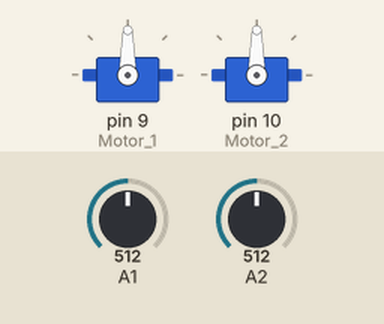
Recording of a sketch running on a simulated Arduino Uno, built with avr-gcc and run on an emulated ATmega328P. Shown: 2 × servo. Inputs (shaded band) come from the test bench; at power-on: A1 = 512, A2 = 512.

Above: at 1.2 s.
1.3 s: A1 set to 716
At 1.8 s:
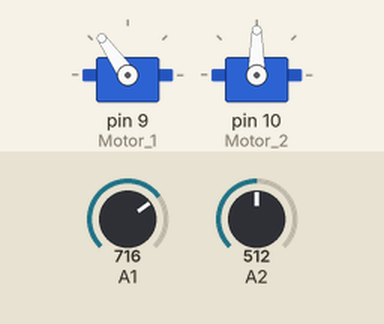
2.8 s: A2 set to 716
At 4.0 s:
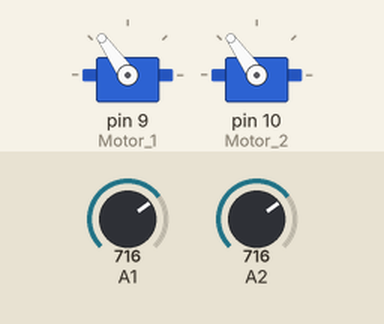
4.3 s: A1 set to 900
At 5.3 s:
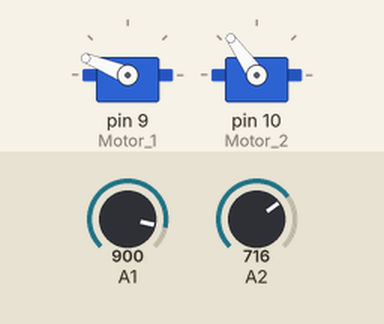
5.8 s: A2 set to 900
At 6.4 s:
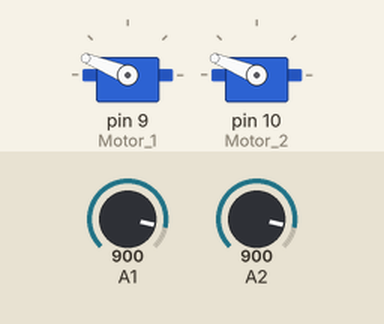
7.3 s: A1 set to 1023
At 7.6 s:
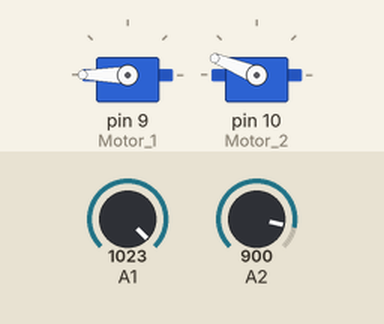
8.8 s: A2 set to 1023
At 9.9 s:
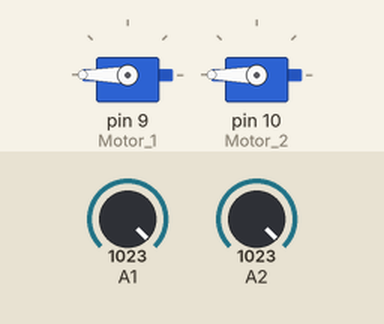
Timing chart, 0 to 11.3 s (numbered marks = the images above; inputs shaded):
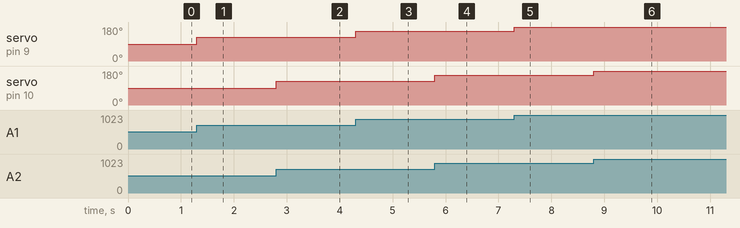

The sketch:

drawing-bot.ino
```cpp
// Include servo libary
# include "Servo.h"

// Definition of both motors
Servo Motor_1;
Servo Motor_2;

// Potentiometer values
int InputValue_1;
int InputValue_2;

// Servo position
int ServoPosition_1;
int ServoPosition_2;

void setup()
{
  // Attach motors to pins 9 and 10
  Motor_1.attach(9);
  Motor_2.attach(10);
}

void loop()
{
  // Get potentiometer value from pins A1 and A2
  int InputValue_1 = analogRead(A1);
  int InputValue_2 = analogRead(A2);

  // Convert potentiometer values (0-1023) to the servo motor position (0°-180°)
  ServoPosition_1 = map(InputValue_1, 0, 1023, 0, 180);
  ServoPosition_2 = map(InputValue_2, 0, 1023, 0, 180);

  // Move the servo motor
  Motor_1.write(ServoPosition_1);
  Motor_2.write(ServoPosition_2);
}
```

Measured:
- after the input at 1.3 s, servo on pin 9 (Motor_1): 90° → 125° at once
- after the input at 2.8 s, servo on pin 10 (Motor_2): 90° → 125° at once
- after the input at 4.3 s, servo on pin 9 (Motor_1): 125° → 158° at once
- after the input at 5.8 s, servo on pin 10 (Motor_2): 125° → 158° at once
- after the input at 7.3 s, servo on pin 9 (Motor_1): 158° → 180° at once
- after the input at 8.8 s, servo on pin 10 (Motor_2): 158° → 180° at once
